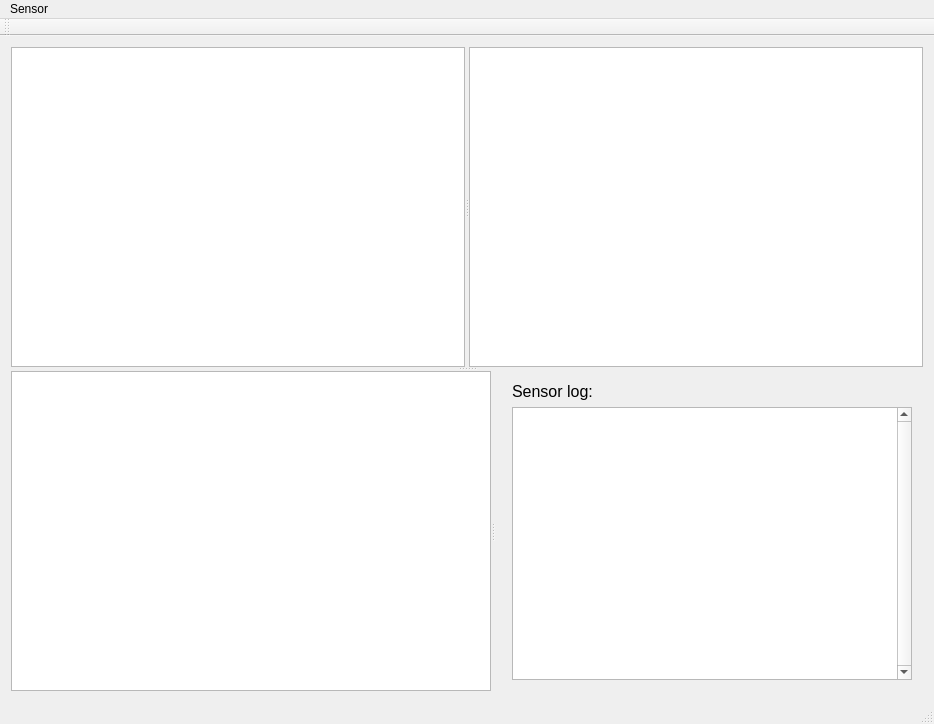
<?xml version="1.0" encoding="UTF-8"?>
<ui version="4.0">
 <class>MainWindow</class>
 <widget class="QMainWindow" name="MainWindow">
  <property name="geometry">
   <rect>
    <x>0</x>
    <y>0</y>
    <width>923</width>
    <height>716</height>
   </rect>
  </property>
  <property name="windowTitle">
   <string>Asus XTion PRo Live OpenNI2 - Test</string>
  </property>
  <widget class="QWidget" name="centralWidget">
   <layout class="QGridLayout" name="gridLayout">
    <item row="0" column="0">
     <widget class="QSplitter" name="splitter_3">
      <property name="orientation">
       <enum>Qt::Vertical</enum>
      </property>
      <widget class="QSplitter" name="splitter">
       <property name="orientation">
        <enum>Qt::Horizontal</enum>
       </property>
       <widget class="QGraphicsView" name="graphicsView_rgb">
        <property name="sizePolicy">
         <sizepolicy hsizetype="MinimumExpanding" vsizetype="MinimumExpanding">
          <horstretch>0</horstretch>
          <verstretch>0</verstretch>
         </sizepolicy>
        </property>
        <property name="minimumSize">
         <size>
          <width>320</width>
          <height>320</height>
         </size>
        </property>
       </widget>
       <widget class="QGraphicsView" name="graphicsView_depth">
        <property name="sizePolicy">
         <sizepolicy hsizetype="MinimumExpanding" vsizetype="MinimumExpanding">
          <horstretch>0</horstretch>
          <verstretch>0</verstretch>
         </sizepolicy>
        </property>
        <property name="minimumSize">
         <size>
          <width>320</width>
          <height>320</height>
         </size>
        </property>
       </widget>
      </widget>
      <widget class="QSplitter" name="splitter_2">
       <property name="sizePolicy">
        <sizepolicy hsizetype="Preferred" vsizetype="Preferred">
         <horstretch>0</horstretch>
         <verstretch>0</verstretch>
        </sizepolicy>
       </property>
       <property name="orientation">
        <enum>Qt::Horizontal</enum>
       </property>
       <widget class="QGraphicsView" name="graphicsView_map_2D">
        <property name="sizePolicy">
         <sizepolicy hsizetype="MinimumExpanding" vsizetype="MinimumExpanding">
          <horstretch>0</horstretch>
          <verstretch>0</verstretch>
         </sizepolicy>
        </property>
        <property name="minimumSize">
         <size>
          <width>480</width>
          <height>320</height>
         </size>
        </property>
       </widget>
       <widget class="QWidget" name="layoutWidget">
        <layout class="QHBoxLayout" name="horizontalLayout">
         <item>
          <widget class="QWidget" name="widget" native="true">
           <property name="sizePolicy">
            <sizepolicy hsizetype="Minimum" vsizetype="MinimumExpanding">
             <horstretch>0</horstretch>
             <verstretch>0</verstretch>
            </sizepolicy>
           </property>
           <property name="minimumSize">
            <size>
             <width>0</width>
             <height>0</height>
            </size>
           </property>
          </widget>
         </item>
         <item>
          <layout class="QVBoxLayout" name="verticalLayout">
           <item>
            <widget class="QLabel" name="label">
             <property name="sizePolicy">
              <sizepolicy hsizetype="Fixed" vsizetype="Preferred">
               <horstretch>0</horstretch>
               <verstretch>0</verstretch>
              </sizepolicy>
             </property>
             <property name="minimumSize">
              <size>
               <width>400</width>
               <height>0</height>
              </size>
             </property>
             <property name="maximumSize">
              <size>
               <width>400</width>
               <height>16777215</height>
              </size>
             </property>
             <property name="font">
              <font>
               <pointsize>12</pointsize>
              </font>
             </property>
             <property name="text">
              <string>Sensor log:</string>
             </property>
            </widget>
           </item>
           <item>
            <widget class="QPlainTextEdit" name="plainTextEdit_info">
             <property name="sizePolicy">
              <sizepolicy hsizetype="Fixed" vsizetype="Expanding">
               <horstretch>0</horstretch>
               <verstretch>0</verstretch>
              </sizepolicy>
             </property>
             <property name="minimumSize">
              <size>
               <width>400</width>
               <height>0</height>
              </size>
             </property>
             <property name="maximumSize">
              <size>
               <width>400</width>
               <height>16777215</height>
              </size>
             </property>
             <property name="font">
              <font>
               <pointsize>12</pointsize>
              </font>
             </property>
             <property name="verticalScrollBarPolicy">
              <enum>Qt::ScrollBarAlwaysOn</enum>
             </property>
             <property name="horizontalScrollBarPolicy">
              <enum>Qt::ScrollBarAsNeeded</enum>
             </property>
             <property name="sizeAdjustPolicy">
              <enum>QAbstractScrollArea::AdjustToContentsOnFirstShow</enum>
             </property>
             <property name="lineWrapMode">
              <enum>QPlainTextEdit::NoWrap</enum>
             </property>
            </widget>
           </item>
          </layout>
         </item>
        </layout>
       </widget>
      </widget>
     </widget>
    </item>
   </layout>
  </widget>
  <widget class="QMenuBar" name="menuBar">
   <property name="geometry">
    <rect>
     <x>0</x>
     <y>0</y>
     <width>923</width>
     <height>21</height>
    </rect>
   </property>
   <widget class="QMenu" name="menuConnect">
    <property name="title">
     <string>Sensor</string>
    </property>
    <addaction name="actionConnect"/>
   </widget>
   <addaction name="menuConnect"/>
  </widget>
  <widget class="QToolBar" name="mainToolBar">
   <attribute name="toolBarArea">
    <enum>TopToolBarArea</enum>
   </attribute>
   <attribute name="toolBarBreak">
    <bool>false</bool>
   </attribute>
  </widget>
  <widget class="QStatusBar" name="statusBar"/>
  <action name="actionConnect">
   <property name="text">
    <string>Connect</string>
   </property>
  </action>
 </widget>
 <layoutdefault spacing="6" margin="11"/>
 <resources/>
 <connections/>
</ui>
